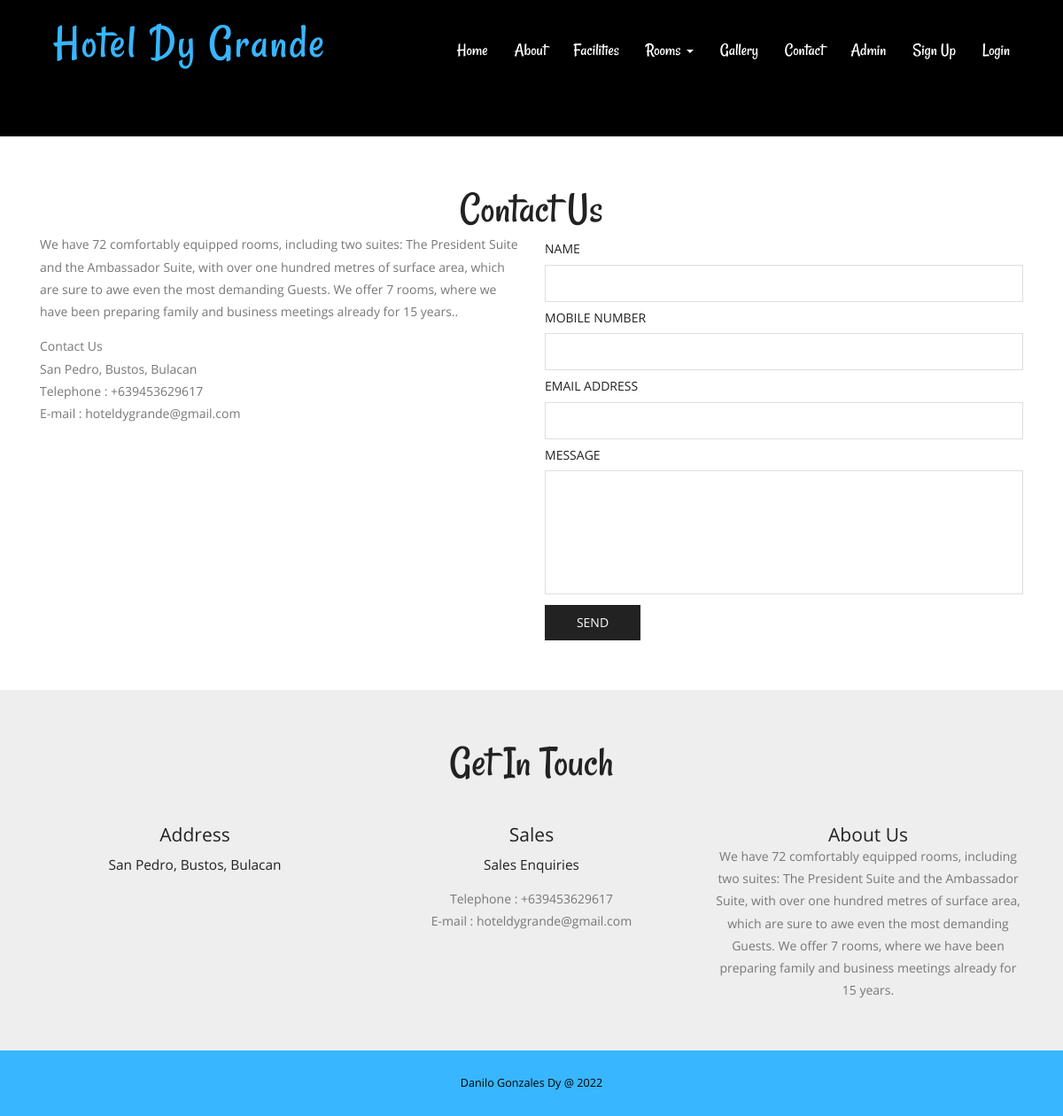
The page /contact.php on the database its author committed.
### tables this page shows
CREATE TABLE `tblpage` (
  `ID` int(10) NOT NULL,
  `PageType` varchar(120) DEFAULT NULL,
  `PageTitle` varchar(200) DEFAULT NULL,
  `PageDescription` mediumtext DEFAULT NULL,
  `Email` varchar(120) DEFAULT NULL,
  `MobileNumber` bigint(10) DEFAULT NULL,
  `UpdationDate` timestamp NULL DEFAULT NULL ON UPDATE current_timestamp()
);

### contact.php (the view, shortened to what this page needs)
<?php
include('includes/dbconnection.php');
?>
<!DOCTYPE HTML>
<html>
<head>
<link href="css/bootstrap.css" rel="stylesheet" type="text/css" media="all">
<link href="css/style.css" rel="stylesheet" type="text/css" media="all" />
</head>
<body>
			<div class="header head-top">
				<div class="container">
			<?php include_once('includes/header.php');?>
		</div>
</div>
			<div class="content">
				<div class="contact">
				<div class="container">
					<h2>contact us</h2>
				<div class="contact-grids">
					<div class="col-md-6 contact-left">
						<?php
$sql="SELECT * from tblpage where PageType='aboutus'";
$query = $dbh -> prepare($sql);
$query->execute();
$results=$query->fetchAll(PDO::FETCH_OBJ);
$cnt=1;
if($query->rowCount() > 0)
{
foreach($results as $row)
{               ?>
						<p><?php  echo htmlentities($row->PageDescription);?>.</p><?php $cnt=$cnt+1;}} ?>
						<?php
$sql="SELECT * from tblpage where PageType='contactus'";
$query = $dbh -> prepare($sql);
$query->execute();
$results=$query->fetchAll(PDO::FETCH_OBJ);
$cnt=1;
if($query->rowCount() > 0)
{
foreach($results as $row)
{               ?>
							<address>
								<p><?php  echo htmlentities($row->PageTitle);?></p>
								<p><?php  echo htmlentities($row->PageDescription);?></p>
								<p>Telephone : +<?php  echo htmlentities($row->MobileNumber);?></p>
								<p>E-mail : <?php  echo htmlentities($row->Email);?></p>
							</address><?php $cnt=$cnt+1;}} ?>
					</div>
						<div class="col-md-6 contact-right">
							<form method="post">
								<h5>Name</h5>
								<input type="text"  type="text" value="" name="name" required="true">
								<h5>Mobile Number</h5>
								<input type="text" name="phone" required="true" maxlength="11" pattern="[0-9]+">
								<h5>Email Address</h5>
								<input type="text" type="email" value="" name="email" required="true">
								<h5>Message</h5>
								 <textarea rows="10" name="message" required="true"></textarea>
								 <input type="submit" value="send" name="submit">
						 	 </form>
						</div>
						<div class="clearfix"></div>
					</div>
				</div>
			</div>
		<?php include_once('includes/getintouch.php');?>
			</div>
			<?php include_once('includes/footer.php');?>
</html>

### includes/getintouch.php
<div class="touch-section">
					<div class="container">
						<h3>get in touch</h3>
						<div class="touch-grids">
							<?php
$sql="SELECT * from tblpage where PageType='contactus'";
$query = $dbh -> prepare($sql);
$query->execute();
$results=$query->fetchAll(PDO::FETCH_OBJ);
$cnt=1;
if($query->rowCount() > 0)
{
foreach($results as $row)
{               ?>
							<div class="col-md-4 touch-grid">
								<h4>address</h4>
								<h5><?php  echo htmlentities($row->PageDescription);?></h5>
							</div>
							<div class="col-md-4 touch-grid">
								<h4>Sales</h4>
								<h5>Sales Enquiries</h5>
								<p>Telephone : +<?php  echo htmlentities($row->MobileNumber);?></p>
							<p>E-mail : <?php  echo htmlentities($row->Email);?></p>
							</div><?php $cnt=$cnt+1;}} ?>
							<div class="col-md-4 touch-grid">
								<?php
$sql="SELECT * from tblpage where PageType='aboutus'";
$query = $dbh -> prepare($sql);
$query->execute();
$results=$query->fetchAll(PDO::FETCH_OBJ);
$cnt=1;
if($query->rowCount() > 0)
{
foreach($results as $row)
{               ?>
							<h4><?php  echo htmlentities($row->PageTitle);?></h4>
								<p><?php  echo htmlentities($row->PageDescription);?></p>
							</div><?php $cnt=$cnt+1;}} ?>
							<div class="clearfix"></div>
						</div>
					</div>
					</div>

### css/style.css (style rules this page uses)
h1,h2,h3,h4,h5,h6 { padding:0 0; margin:0 0; }
p { padding:0 0; margin:0 0; }
body { padding:0 0; margin:0 0; font-family: 'OpenSans-Regular' }
.header { background:url(../images/banner1.jpg) no-repeat 0px 0px; background-size:cover; -webkit-background-size: cover; -moz-background-size: cover; -o-background-size: cover; -ms-background-size: cover; min-height:764px; padding-bottom: 4em; }
.touch-section { padding: 4em 0; text-align: center; background-color: #eee; }
.touch-grids { margin-top: 3em; }
.touch-grid h4 { font-size: 1.5em; color: #222; text-transform: capitalize; }
.touch-section h3 { font-size: 3.5em; text-transform: capitalize; font-family: 'Rancho-Regular'; color: #222; }
.touch-grid h5 { font-size: 1.1em; padding: 1em 0; color: #222; }
.touch-grid p { font-size: 1em; line-height: 1.8em; color: #777; }
.head-top { min-height: 115px !important; }
.contact { padding: 4em 0; }
.contact h2 { font-size: 3.5em; text-transform: capitalize; font-family: 'Rancho-Regular'; color: #222; text-align:center; }
.contact-left p { color: #777; font-size: 1em; line-height: 1.8em; }
address { margin: 1em 0 0; }
.contact-right h5 { font-size:1em; text-transform: uppercase; font-weight: 400; padding: 10px 0; color: #222; }
.contact-right input[type="text"] { width: 100%; padding: 10px 10px; font-size: 1em; outline: none; border: 1px solid #dcdee0; }
.contact-right textarea { width: 100%; padding: 10px 10px; font-size: 1em; height: 10em; resize: none; outline: none; border: 1px solid #dcdee0; }
.contact-right input[type="submit"] { width: 20%; font-size: 1em; text-transform: uppercase; background: #222; border: none; outline: none; margin-top: 0.5em; color: #fff; font-weight: 500; padding: 10px 0; }
@media (max-width:1440px) { .header { min-height: 679px; } }
@media (max-width:1366px) { .header { min-height: 652px; } }
@media (max-width:1280px) { .header { min-height: 602px; } }

### rows shown on the page
tblpage: PageDescription "We have 72 comfortably equipped rooms, including two suites: The President Suite and the Ambassador Suite, with over one hundred metres of surface area, which are sure to awe even the most demanding Guests. We offer 7 rooms, where we have been preparing family and business meetings already for 15 years.", PageTitle "About Us"
tblpage: PageTitle "Contact Us", PageDescription "San Pedro, Bustos, Bulacan", MobileNumber "639453629617", Email "hoteldygrande@gmail.com"
